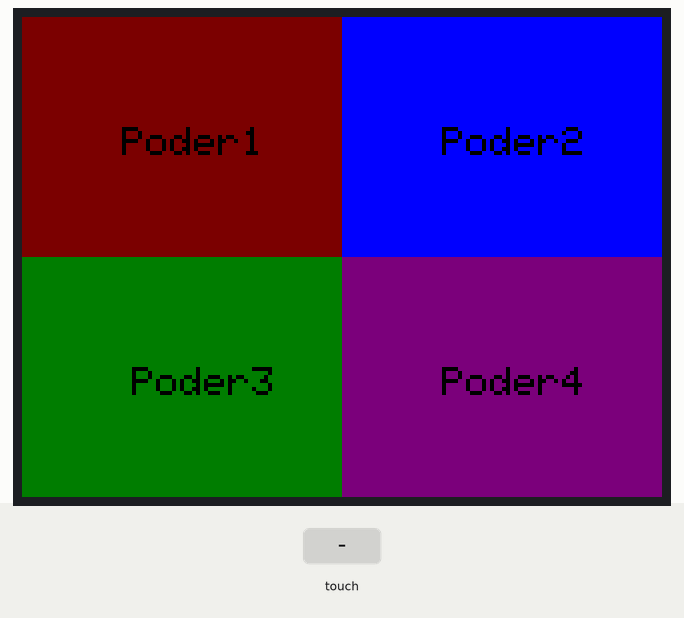
A sketch run on a simulated Arduino Uno, built with avr-gcc and run on an emulated ATmega328P. Parts: 320×240 colour display. The test bench sets the inputs (shaded band).

Above: at 1.1 s.
1.2 s: touch panel pressed at 13 % / 10 % of its raw x / y range
Timing chart, 0 to 4.2 s (numbered marks = the images above; inputs shaded):
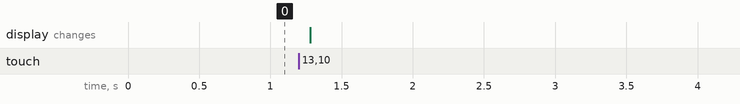

The sketch:

Tela_pronta1.1.ino
```cpp
#include <Adafruit_GFX.h>
#include <MCUFRIEND_kbv.h>
MCUFRIEND_kbv tft;
#include <TouchScreen.h>
#define MINPRESSURE 100
#define MAXPRESSURE 1000

int Orientation = 1;
const int XP = 8, XM = A2, YP = A3, YM = 9; //ID=0x9341
const int TS_LEFT = 108, TS_RT =930, TS_TOP = 897, TS_BOT = 82;

TouchScreen ts = TouchScreen(XP, YP, XM, YM, 300);
TSPoint tp;

Adafruit_GFX_Button White_btn, Green_btn, Black_btn, Yellow_btn;

int pixel_x, pixel_y;     //Touch_getXY() updates global vars
bool Touch_getXY(void)
{
    TSPoint p = ts.getPoint();
    pinMode(YP, OUTPUT);      //restore shared pins
    pinMode(XM, OUTPUT);
    digitalWrite(YP, HIGH);   //because TFT control pins
    digitalWrite(XM, HIGH);
    bool pressed = (p.z > MINPRESSURE && p.z < MAXPRESSURE);
    if (pressed) {
        pixel_x = map(p.x, TS_LEFT, TS_RT, 0, tft.width()); //.kbv makes sense to me
        pixel_y = map(p.y, TS_TOP, TS_BOT, 0, tft.height());
    }
    return pressed;
}

#define BLACK   0x0000
#define BLUE    0x001F
#define RED     0xF800
#define DARK_GREEN   0x03E0
#define CYAN    0x07FF
#define MAGENTA 0xF81F
#define MAROON  0x7800
#define WHITE   0xFFFF
#define PURPLE  0x780F

void show_tft(void){
    tft.fillRect(0, 0, 160,120, MAROON);
    tft.fillRect(0,120,160,120, DARK_GREEN);
    tft.fillRect(160,0, 160,120, BLUE);
    tft.fillRect(160,120, 160,120, PURPLE);
    tft.setTextSize(2);
    tft.setTextColor(BLACK);
    tft.setCursor(50,55);
    tft.print("Poder1");
    tft.setCursor(210,55);
    tft.print("Poder2");
    tft.setCursor(55,175);
    tft.print("Poder3");
    tft.setCursor(210,175);
    tft.print("Poder4");
    while (1) {
      tp = ts.getPoint();
        pinMode(XM, OUTPUT);
        pinMode(YP, OUTPUT);
        if (tp.z < MINPRESSURE || tp.z > MAXPRESSURE) continue;
        if (tp.x > 0 && tp.x < 465  && tp.y > 86 && tp.y < 445) {poderVerde();break;} // Verde
        if (tp.x > 0 && tp.x < 465  && tp.y > 445 && tp.y < 897){ poderPurple(); break;} // Purple
        if (tp.x > 465 && tp.x < 930  && tp.y > 86 && tp.y < 445) {poderAmarelo(); break;} // amarelo
        if (tp.x > 465 && tp.x < 930  && tp.y > 445 && tp.y < 897) {poderBlue(); break;}; // BLue
      }
  }
void poderVerde(void){
  tft.fillScreen(DARK_GREEN);
  tft.setTextSize(3);
  tft.setTextColor(BLACK);
  tft.setCursor(95,100);
  tft.print("Aplicando");
  }
void poderAmarelo(void){
  tft.fillScreen(MAROON);
  tft.setTextSize(3);
  tft.setTextColor(BLACK);
  tft.setCursor(95,100);
  tft.print("Aplicando");
  }
void poderBlue(void){
  tft.fillScreen(BLUE);
  tft.setTextSize(3);
  tft.setTextColor(BLACK);
  tft.setCursor(95,100);
  tft.print("Aplicando");
  }
void poderPurple(void){
  tft.fillScreen(PURPLE);
  tft.setTextSize(3);
  tft.setTextColor(BLACK);
  tft.setCursor(95,100);
  tft.print("Aplicando");
  }


void setup(void)
{
    Serial.begin(9600);
    tft.reset();
    uint16_t ID = tft.readID();
    tft.begin(ID);
    tft.setRotation(Orientation);
    tft.fillScreen(BLACK);
    show_tft();
    //on_btn.initButton(&tft,  60, 200, 100, 40, WHITE, CYAN, BLACK, "ON", 2);
    //off_btn.initButton(&tft, 180, 200, 100, 40, WHITE, CYAN, BLACK, "OFF", 2);
    //on_btn.drawButton(false);
    //off_btn.drawButton(false);

}

/* two buttons are quite simple
 */
void loop(void)
{

}
```
